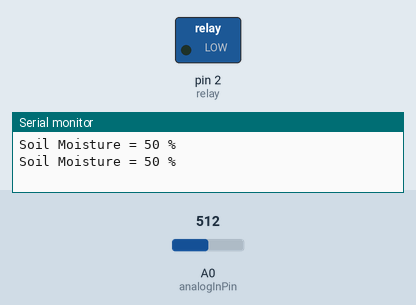
Recording of a sketch running on a simulated Arduino Uno, built with avr-gcc and run on an emulated ATmega328P. Parts: switched loads named in the sketch (green lamp = pin HIGH), the last lines printed to the serial monitor. The test bench sets the inputs (shaded band); at power-on: A0 (analogInPin) = 512. Random numbers use the default seed unless the sketch sets one.

Above: at 1.8 s.
1.9 s: A0 (analogInPin) set to 599
3.4 s: A0 (analogInPin) set to 627
At 5.2 s:
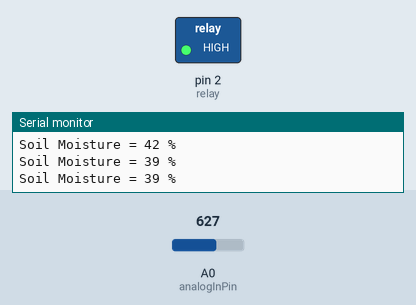
5.5 s: A0 (analogInPin) set to 511
At 6.8 s:
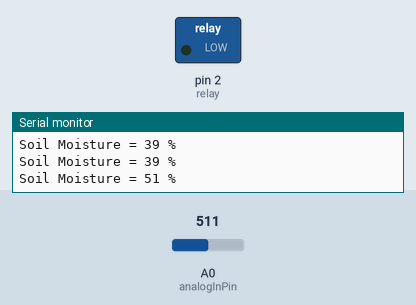
7.5 s: A0 (analogInPin) set to 716
At 8.4 s:
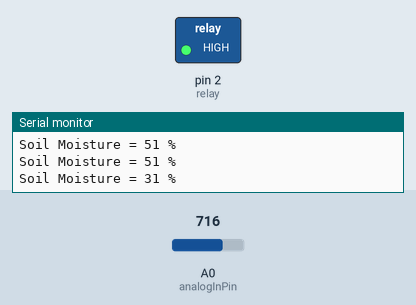
Timing chart, 0 to 10.5 s (numbered marks = the images above; inputs shaded):
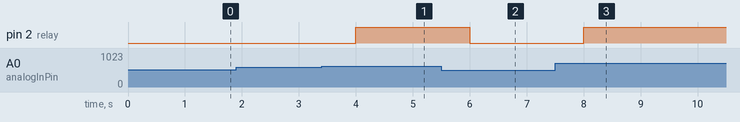

Measured:
- the behaviour switches between 613 and 614 on A0 (analogInPin) (found by bisection; images 0 and 1)
- after the input at 3.4 s, pin 2 (relay): LOW → HIGH after 0.60 s
- after the input at 5.5 s, pin 2 (relay): HIGH → LOW after 0.50 s
- after the input at 7.5 s, pin 2 (relay): LOW → HIGH after 0.50 s

The sketch:

sketch_dec26a.ino
```cpp
const int analogInPin = A0;
const int relay = 2;

int sensorValue = 0;
int outputValue = 0;

void setup() {
  Serial.begin(9600);
  pinMode(relay, OUTPUT);
}

void loop() {
  sensorValue = analogRead(analogInPin);
  outputValue = map(sensorValue, 0, 1023, 100, 0);

  Serial.print("Soil Moisture = ");
  Serial.print(outputValue);
  Serial.println(" %");

  if (outputValue <= 40) {
    digitalWrite(relay, HIGH);
  }

  else {
    digitalWrite(relay, LOW);
  }
  delay(1000);
}
```

Untitled2.c
```cpp
/*#include <stdio.h>
int fib(int n);
int main()
{
    int n;
    scanf("%d",&n);
    printf("%d",fib(n));

}
int fib(int n)
{
    if(n==1 || n == 2)
        return 1;
    else
        return fib(n-1)+fib(n-2);
}*/
/*#include <stdio.h>
int main()
{
   int x=0,y=0,b[6],a[6],c[6];
    for(int i=0;i<=5;i++)
    {
        scanf("%d",&a[i]);
        scanf("%d",&b[i]);
        scanf("%d",&c[i]);
    }
    for(int i=0;i<=2;i++)
    {
        printf("%d ",a[i]+a[i+3]);
        printf("%d ",b[i]+b[i+3]);
        printf("%d\n",c[i]+c[i+3]);
    }
}*/
/*#include<stdio.h>
#include<math.h>
int main()
{
    int i,j[3];
    for(i=0;i<=2;i++)
    {
        scanf("%d",&j[i]);
    }
    if(j[0]==0)
        printf("%.2f",sqrt(pow(j[2],2)-pow(j[1],2)));
    if(j[1]==0)
        printf("%.2f",sqrt(pow(j[2],2)-pow(j[0],2)));
    if(j[2]==0)
        printf("%.2f",sqrt(pow(j[0],2)+pow(j[1],2)));

}*/
/*#include<stdio.h>
#include<limits.h>
#include<math.h>
int main()
{
    int i,j;
    scanf("%d",&j);
    int k[j],m=INT_MAX,l=INT_MIN;
    for(i=1; i<=j; i++)
    {
        scanf("%d",&k[i]);
        if(k[i]<m)
            m=k[i];
        if(k[i]>l)
            l=k[i];
    }
    printf("%d",l-m);


}*/
#include<stdio.h>
#include<string.h>
int main()
{
    int i,j[1005],x,l=0;
    char s[1005];
    scanf("%d",&l);
    scanf("%s",s);
    for(i=0;i<strlen(s);i++)
    {
        j[i]=s[i];
        if(j[i]+l>122)
        {
            x=((j[i]+l)-122)+96;
            printf("%c",x);
        }
        else
            printf("%c",j[i]+l);
    }
}
```

_.c
```cpp
#include<stdio.h>
int main()
{
    printf("Hello");
}
```

aa.c
```cpp
#include<stdio.h>
int main()
{
    int a,b,d=0;
    scanf("%d",&a);
    for(int i=1;i<=a;i++)
    {
        if(a%i==0)
            printf("%d\n",i);
    }
}
```

mProject.c
```cpp
#include <stdio.h>
#include <stdlib.h>
#include <time.h>
#include <string.h>
char randomShape()
{
    char computer;
    int n = rand() % 3;
    char x[] = {'r', 'p', 's'};
    return x[n];
}

char *compareShape(char playerShape, char computerShape) {
    char *outcome = malloc(20);
    if (playerShape == computerShape) {
        return "tie.";
    }
//    if (playerShape == 'r' && computerShape == 's') {
//        strcat(outcome, "you won.");
//    } else if (playerShape == 'p' && computerShape == 'r') {
//        strcat(outcome, "you won.");
//    } else if (playerShape == 's' && computerShape == 'p') {
//        strcat(outcome, "you won.");
//    } else {
//        strcat(outcome, "you lose.");
//    }
    if ((playerShape == 'r' && computerShape == 's') ||
        (playerShape == 'p' && computerShape == 'r') ||
        (playerShape == 's' && computerShape == 'p')) {
        strcat(outcome, "you won.");
    } else {
        strcat(outcome, "you lose.");
    }
    return outcome;
}

void demo_random() {
    for (int i = 0; i < 100; ++i) {
        printf("%c\n", randomShape());
    }
}

int main() {
    char playerShape, computerShape;
    srand((unsigned int) time(NULL)); // returns the current calendar time  (seconds since Jan 1, 1970)
    printf("enter [r]ock; [p]aper; [s]cissors; [q]uit: ");
    scanf(" %c", &playerShape);  // " %c" will eat spaces
    while (playerShape != 'q') {
        computerShape = randomShape();
        printf("you [%c] vs. computer [%c] -> ", playerShape, computerShape);
        printf("%s\n", compareShape(playerShape, computerShape));
        printf("enter [r]ock; [p]aper; [s]cissors; [q]uit: ");
        scanf(" %c", &playerShape);
    }
}
```

miniproj.c
```cpp
#include<stdio.h>
#include<string.h>
#include<math.h>
#define PI 3.1415926535
//functional
float square(float a);
float rectangle(float b,float c);
float parallelogram(float d, float e, float h);
float triangle(float f, float g);
float circle(float r);
int fibbonacci(int n);
int fac(int n);
int dectooct(int num);
float dif(float a[], int deg, float x);
void main(){
    int choice,ch1,ch2;
    printf("\n\tMAIN MENU\n");
    printf("==========================\n");
    printf("1. Calculation\n2. EXIT\n");
    printf("==========================\n");
    printf("SELECTION CHOICES: ");
    scanf("%d", &choice);
    if(choice==1){
            printf("\n");
            printf("==========================\n");
            printf("1.geometry\n2.calculator\n3.S.D. \n4.Fibonacci\n5.working with matrix\n6.Factorial\n7.Decimal to octal\n8.Integration\n9.Differential\n10.RETURN TO MAIN\n");
            printf("==========================\n");
            printf("SELECTION CHOICE: "); scanf("%d",&ch1);
            if(ch1==1){
    while(ch2 != 6){
    printf("\n\tGEOMETRY FUNCTION\n");
    printf("==========================\n");
    printf("1. Square\n2. Rectangle\n3. Parallelogram\n4. Triangle\n5. Circle\n6. EXIT\n");
    printf("============SELECTIOM CHOICES: ");
    scanf("%d", &ch2);
    if(ch2 == 1){
        float a;
        printf("Input length: ");
        scanf("%f", &a);
        float area = square(a);
        printf("The Area of SQURE that has length %.2f is %.2f\n", a,area);
    }else if(ch2 == 2){
        float b,c;
        printf("Input length and width: ");
        scanf("%f %f", &b, &c);
        printf("The Area of RECTANGLE that has length %.2f width %.2f is %.2f", b,c,rectangle(b,c));
    }else if(ch2 == 3){
        float d,e,h;
        printf("Input length, width and height: ");
        scanf("%f %f %f", &d,&e,&h);
        printf("The Area of PARALLELOGRAM that has length1: %.2f, length2: %.2f and Height :%.2f is %.2f",d,e,h,parallelogram(d,e,h) );
    }else if(ch2 == 4){
        float f,g;
        printf("Input base and height: ");
        scanf("%f %f", &f, &g);
        printf("The Area of TRIANGLE that has base %.2f height %.2f is %.2f", f,g,triangle(f,g));
    }else if(ch2 == 5){
         float r;
        printf("Input radius: ");
        scanf("%f", &r);
        printf("The Area of CIRCLE that has radian %.2f is %.2f", r,circle(r));
    }else if(ch2 == 6){
        break;
    }else printf("INCORRECT CHOICE");
    }
    //============================================================================================
        }else if(ch1==2){
            int num1,num2,ans=0;
    char Op;
    printf("Enter the Number: ");
    scanf("%d", &num1);
    printf("Operation: ");
    scanf(" %c", &Op);
    printf("Enter the Number: ");
    scanf("%d", &num2);
    switch(Op)
    {
        case '+':ans=num1+num2;break;
        case '-':ans=num1-num2;break;
        case '*':ans=num1*num2;break;
        case '/':ans=num1/num2;break;
        case '%':ans=(int)num1 % (int)num2;break;
        default:printf("Invalid operation.\n");
    }
    printf("Your ANSWER: %d %c %d = %d\n",num1,Op,num2,ans);
    //===============================================================================================
        }else if(ch1==3){
            int score[100],i,sum=0,avg,sd,n;
             int x,a,total=0;
    for(i=1;i<=n;i++){
        printf("Input your score: ");
        scanf("%d", &score[i]);
    }
    for(i=1;i<=n;i++){
        sum+=score[i];
    }
    avg = sum/n;
    for(i=1;i<=n;i++){
        x=pow(score[i]-avg,2);
        total+=x;
    }
    a = total/(n-1);
    float b = sqrt(a);
    printf("S.D. of this sample = %.2f",b);
}
//============================================================================================
else if(ch1==4){
    int n;
   int i;
   printf("Input: ");
   scanf("%d", &n);
   printf("Fibbonacci of %d: " , n);
   for(i = 0;i<n;i++) {
      printf("%d ",fibbonacci(i));
   }
}
//==============================================================================================
else if(ch1==5){
     int mat1[3][3], mat2[3][3];
     int c,i,j,sum=0;

     for(i=0;i<3;i++){
         for(j=0;j<3;j++){
             printf("Let's Create Matrix1 3x3: ");
             scanf("%d", &mat1[i][j]);
         }
     }
     printf("====================\n");
     for(i=0;i<3;i++){
         for(j=0;j<3;j++){
             printf("Let's Create Matrix2 3x3: ");
             scanf("%d", &mat2[i][j]);
         }
     }
     printf("Would you like to sum up [1] or substract [2]: ");
     scanf("%d", &c);
     if(c==1){
     for(i=0;i<3;i++){
         for(j=0;j<3;j++){
             sum=mat1[i][j]+mat2[i][j];
            printf("%d\t", sum);
         }
         printf("\n");
     }
     }else if(c==2){
        for(i=0;i<3;i++){
         for(j=0;j<3;j++){
             sum=mat1[i][j]-mat2[i][j];
            printf("%d\t", sum);
         }
         printf("\n");
     }
     }else printf("INVALID CHOICE");
}
//===========================================================================================
else if(ch1==6){
    int q;
    printf("Enter number: "); scanf("%d",&q);
    printf("%d! = %d",q,fac(q));

}
//=========================================================================================
else if(ch1==7){
    int qq;
    printf("Enter Decimal number: "); scanf("%d", &qq);
    printf("%d", dectooct(qq));
}
//===========================================================================================
else if(ch1==8){
    int n,c=0,deg[100],k,co[100],re[100],temp,e;
    char op[100];
    printf("Maximal Degree: ");
    scanf("%d",&n);
    k=n;
    for(int i=0;i<=n;i++){
        printf("Enter coefficient of degree %d: ",k);
        scanf("%d",&co[i]);
        if(i<n){
        printf("Enter Operation: ");
        scanf(" %c",&op[i]);
        }
        k--;
    }
    e=n;
    for(int i=0;i<=n;i++){
        temp=e;
        deg[i]=temp;
        e--;
    }
    printf("\n========================\n");
    printf("\nResult: ");
    for(int i=0;i<=n;i++){
        re[i]=deg[i]+1;
    }
    for(int i=0;i<=n;i++){
        if(deg[i]!= 0){
        printf(" (%dX^%d)/%d ",co[i],re[i],re[i]);
        printf("%c",op[i]);
        }else printf(" %dX + C",co[n]);
    }
    printf("\n");
    printf("\n========================\n");
}
//=================================================================
else if(ch1==9){
     float x, a[10], y1;
    int deg, i;
    printf("Enter the degree of polynomial equation: ");
    scanf("%d", &deg);
    printf("Ehter the value of x for which the equation is to be evaluated: ");
    scanf("%f", &x);
    for (i = 0; i <= deg; i++) {
        printf("Enter the coefficient of x to the power %d: ", i);
        scanf("%f", &a[i]);
    }
    y1 = dif(a, deg, x);
    printf("The value of polynomial equation for the value of x = %.2f is: %.2f", x, y1);
}
    }else printf("Thanks foe using my program, Hope to see you later JubJub ~ ");
}


//functional
float square(float a){
        return a*a;
}

float rectangle(float b,float c){
    return b*c;
}

float parallelogram(float d, float e, float h){
    return 1/2 * (d+e) * h;
}

float triangle(float f, float g){
    return 1/2*f*g;
}

float circle(float r){
    return PI*r*r;
}

int fibbonacci(int n) {
   if(n == 0){
      return 0;
   } else if(n == 1) {
      return 1;
   } else {
      return (fibbonacci(n-1) + fibbonacci(n-2));
   }
}

int fac(int n){
    if(n==1 || n==0){
        return 1;
    }else
    return fac(n-1)*fac(n-2);
}

int dectooct(int num){
    int oct[100];
    int i=0, j;
    do{
        oct[i] = num % 8;
        num/= 8;
        i++;
    }while(num > 0);

    printf("Octal value: ");
    for(j = i - 1; j >= 0; j--)
    {
        printf("%d", oct[j]);
    }
    return oct;
}

float dif(float a[], int deg, float x)
{
    float p;
    int i;
    p = a[deg];
    for (i = deg; i >= 1; i--) {
        p = (a[i - 1] + x * p);
    }
    return p;
}
```

q.cpp
```cpp
#include <cstdio>
int main()
{
   int r,c,cen;
   scanf("%d",&cen);
    for(r=1; r<=cen; r++)
    {
        for(c=1; c<=(cen*2)-1; c++)
        {
            if( (c >= (cen - (r - 1))) && (c <= (cen + (r - 1))) )
            {
                printf("*");
            }
            else
            {
                printf(" ");
            }
        }
        printf("\n");
    }
}
```

test.c
```cpp
/*#include <stdio.h>
int main()
{
   int r,c,cen;
   scanf("%d",&cen);
    for(r=1; r<=cen; r++)
    {
        for(c=1; c<=(cen*2)-1; c++)
        {
            if( (c >= (cen - (r - 1))) && (c <= (cen + (r - 1))) )
            {
                printf("*");
            }
            else
            {
                printf(" ");
            }
        }
        printf("\n");
    }
}*/
/*#include <stdio.h>
int main()
{
   int cen;
   scanf("%d",&cen);
   if(cen%4 == 0)
   {
       if(cen%100!=0)
       {
           printf("%d is a leap year.",cen);
       }
       else
       {
           if(cen%400!=0)
            {
                printf("%d is not a leap year.",cen);
            }
            else
            {
                printf("%d is a leap year.",cen);
            }
       }

   }
   else
   {
       printf("%d is not a leap year.",cen);
   }*/
/*#include <stdio.h>
#include <string.h>
int main()
{
   int a,b;
   scanf("%d",&a);
   if(a/1000 > 0)
   {
       printf("1000 : %d\n",a/1000);
       a=a%1000;
   }
   if(a/500 > 0)
   {
       printf("500 : %d\n",a/500);
       a=a%500;
   }
   if(a/100 > 0)
   {
       printf("100 : %d\n",a/100);
       a=a%100;
   }
   if(a/50 > 0)
   {
       printf("50 : %d\n",a/50);
       a=a%50;
   }
   if(a/20 > 0)
   {
       printf("20 : %d\n",a/20);
       a=a%20;
   }
   if(a/10 > 0)
   {
       printf("10 : %d\n",a/10);
       a=a%10;
   }
   if(a/5>0)
   {
       printf("5 : %d\n",a/5);
       a=a%5;
   }
   if(a/1 > 0)
   {
       printf("1 : %d\n",a/1);
   }

}
#include <stdio.h>
#include <string.h>
int main()
{
   char cen[20];
   int b,j=0,k=0,l=0,n=0;
   scanf("%s",cen);
   b=strlen(cen);
   int a[b];
   if(b>=3 && b<=20)
   {
       for(int i=0;i<=b;i++)
       {
           a[i]=cen[i];
           if(a[i]>=65 && a[i]<=90)
           {
               j++;
           }
           if(a[i]>=97 && a[i]<=122)
           {
               k++;
           }
           if(a[i]>=0 && a[i]<=9)
           {
               l++;
           }
           if(a[i]==35 || a[i]==37 || a[i]==38 || a[i]==64)
           {
               n++;
           }
       }
       if(j>0 && k>0 && l>0 && n>0)
       {
           printf("Valid");
       }
       else
       {
            printf("Invalid");
       }

   }
   else
   {
       printf("Invalid");
   }

}
#include <stdio.h>
#include <string.h>
int main()
{
   char s[1005];
   int x=0,y=0,b;
   scanf("%s",s);
   b=strlen(s);
    for(int i=0;i<b;i++)
       {
           if(s[i]=='N')
           {
               y=y+1;
           }
           if(s[i]=='S')
           {
               y=y-1;
           }
           if(s[i]=='E')
           {
               x=x+1;
           }
           if(s[i]=='W')
           {
               x=x-1;
           }
           if(s[i]=='Z')
           {
               y=0;
               x=0;
           }
       }
    printf("%d %d",x,y);

}*/
/*#include<stdio.h>
#include<string.h>
int main()
{
    int i,j[1005],x,l=0;
    char s[1005];
    scanf("%d",&l);
    scanf("%s",s);
    for(i=0;i<strlen(s);i++)
    {
        j[i]=s[i];
        if(j[i]+l>122)
        {
            x=((j[i]+l)-122)+96;
            printf("%c",x);
        }
        else
            printf("%c",j[i]+l);
    }
}*/
/*#include <stdio.h>
#include <string.h>
int main()
{
   int a,j=0;
   scanf("%d",&a);
   if(a!=1)
   {
       for(int i=2;i<a;i++)
        {
            if(a%i==0)
                {

                    j++;
                    break;
                }
        }
   }
    if(j==0&&a!=1)
       {
           printf("prime");
       }
   else
   {
       printf("not prime");
   }
}*/
/*#include <stdio.h>
#include <string.h>
int main()
{
   char s[1005];
   int x=0,y=0,b;
   scanf("%s",s);
   b=strlen(s);
    for(int i=0;i<b;i++)
       {
            if(s[i]=='(')
            {
                x++;
            }

            if(s[i]==')')
            {
                y++;
            }

       }
    if(x==0 && y==0)
    {
         printf("NO");
    }
    else if(x==y)
    {
        printf("YES");
    }
    else if(x!=y)
    {
        printf("NO");
    }


}*/
#include<stdio.h>
int main()
{
    int q,r,s=0,u,l,o,tmp,j,i;
    scanf("%d",&q);
    for(int m=0;m<q;m++)
    {
        s=0;
        scanf("%d",&r);
        int t[r];
        for(l=0;l<r;l++)
        {
            scanf("%d",&t[l]);
        }
        i = 0;
    do
    {
        if(i < r-1 && t[i] > t[i+1])
        {
            tmp = t[i+1];
            t[i+1] = t[i];
            t[i] = tmp;
            i = 0;
        }
        else
        {
            i++;
        }

    }while(i < r);
        for(o=0;o<r;o++)
        {
            for(int h=0;h<r;h++)
            {
                if(t[o]==t[h]&& o!=h&&t[o]!=u)
                {
                    u = t[h];
                    t[h] = NULL;
                    t[o] = NULL;
                    s++;
                    o++;
                }
            }
        }
        printf("%d\n",s);
        j=0;
        for(int k=0;k<r;k++)
        {
            if(t[k]!= NULL)
            {
                printf("%d ",t[k]);
                j++;
            }

        }
        if(j==0)
            printf("Empty");
        printf("\n");
    }


}
```

u.c
```cpp
#include<stdio.h>
int main()
{
    printf("Hello");
}
```

w.c
```cpp
#include<stdio.h>
#include<string.h>
int main()
{
    int i,j[999],x,l=0;
    char s[888];
    scanf("%d",&l);
    scanf("%s",s);
    for(i=0;i<strlen(s);i++)
    {
        j[i]=s[i];
        if(l>=26)
        {
            x=(j[i]+(l-26));
            if(x>122)
            {
                x=x-122+96;
                printf("%c",x);
            }
            else
            {
                printf("%c",x);
            }
        }
        else if(j[i]+l>122)
        {
            x=((j[i]+l)-122)+96;
            printf("%c",x);
        }
        else
            printf("%c",j[i]+l);
    }
}
```
